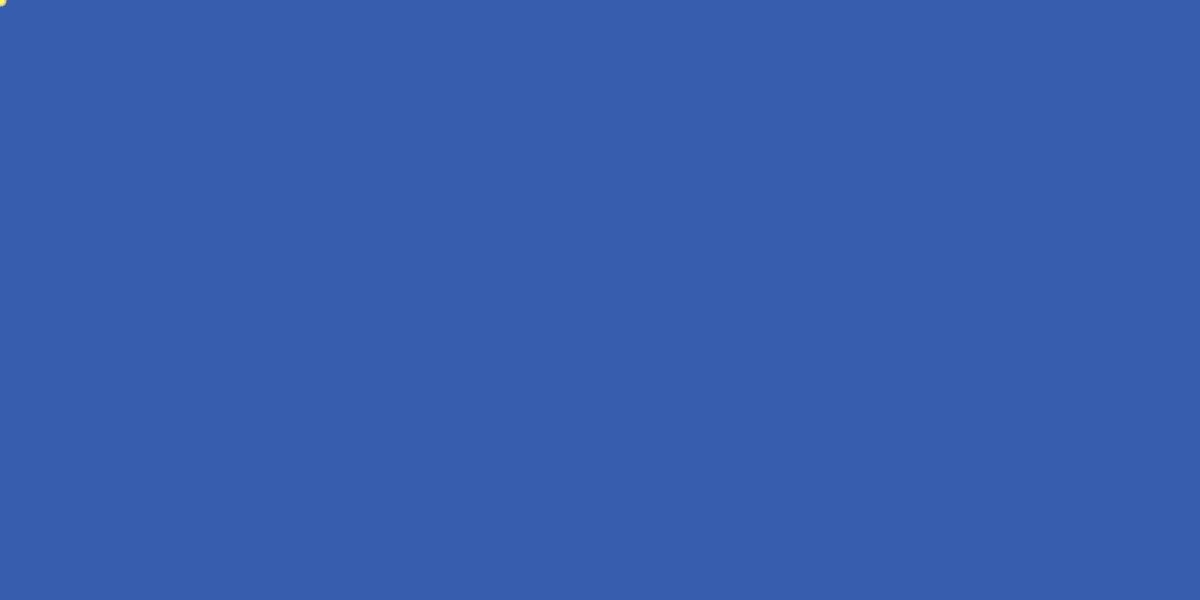
Frame 1 (no input)
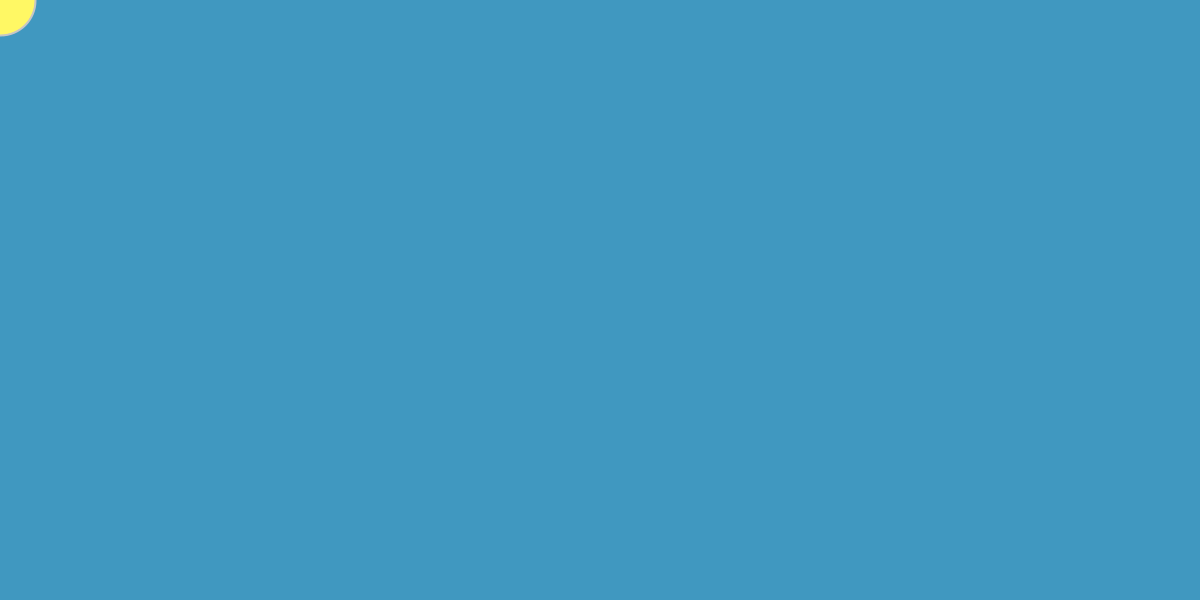
Frame 60 (the mouse pressed at the canvas centre just before this capture)
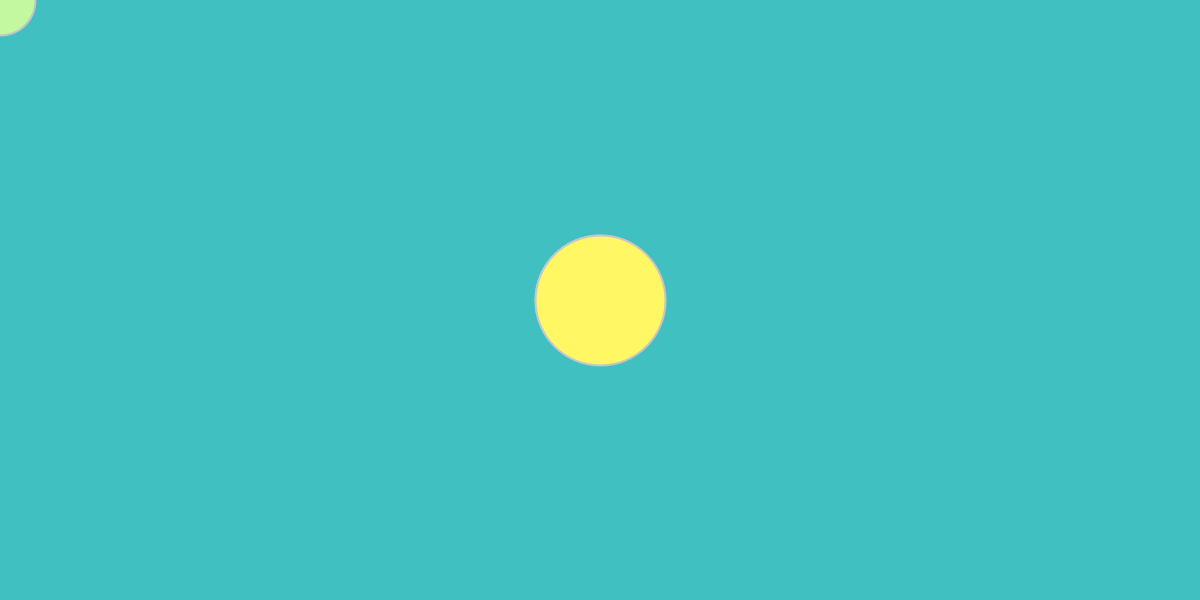
Frame 120 (the mouse held since frame 60 and released just before this capture)

The Processing sketch that drew these frames (run headless with seeded random() and noise(); from frame 60 on, the mouse is pressed at the canvas centre):

// Processing sketch: processing_75687
// ── processing_75687.pde

//Nahyung Kim
//Introduction to Digital Media Fall 2012
//Section A
//9.11.12

float randomDiameter=10;
float strokeGray = 198;

void setup () {
  size (1200,600);
  background(54,92,173);
}

void draw () {
  noStroke ();
  fill (171, 195, 245,2);
  rect (0,0,width,height);
  
  stroke(strokeGray);
  
  strokeWeight(2);
  
  smooth ();
  
  fill (255,248,100);
  
  if (randomDiameter < 150) {
    randomDiameter++;
  }
  
  else {
    randomDiameter=10;
  }
  
  ellipse (mouseX,mouseY,randomDiameter,randomDiameter);
}

void mouseClicked () {
  
  if(strokeGray == 198){
    strokeGray = 240;
  }
  
  else{
    strokeGray=198;
  }
}
